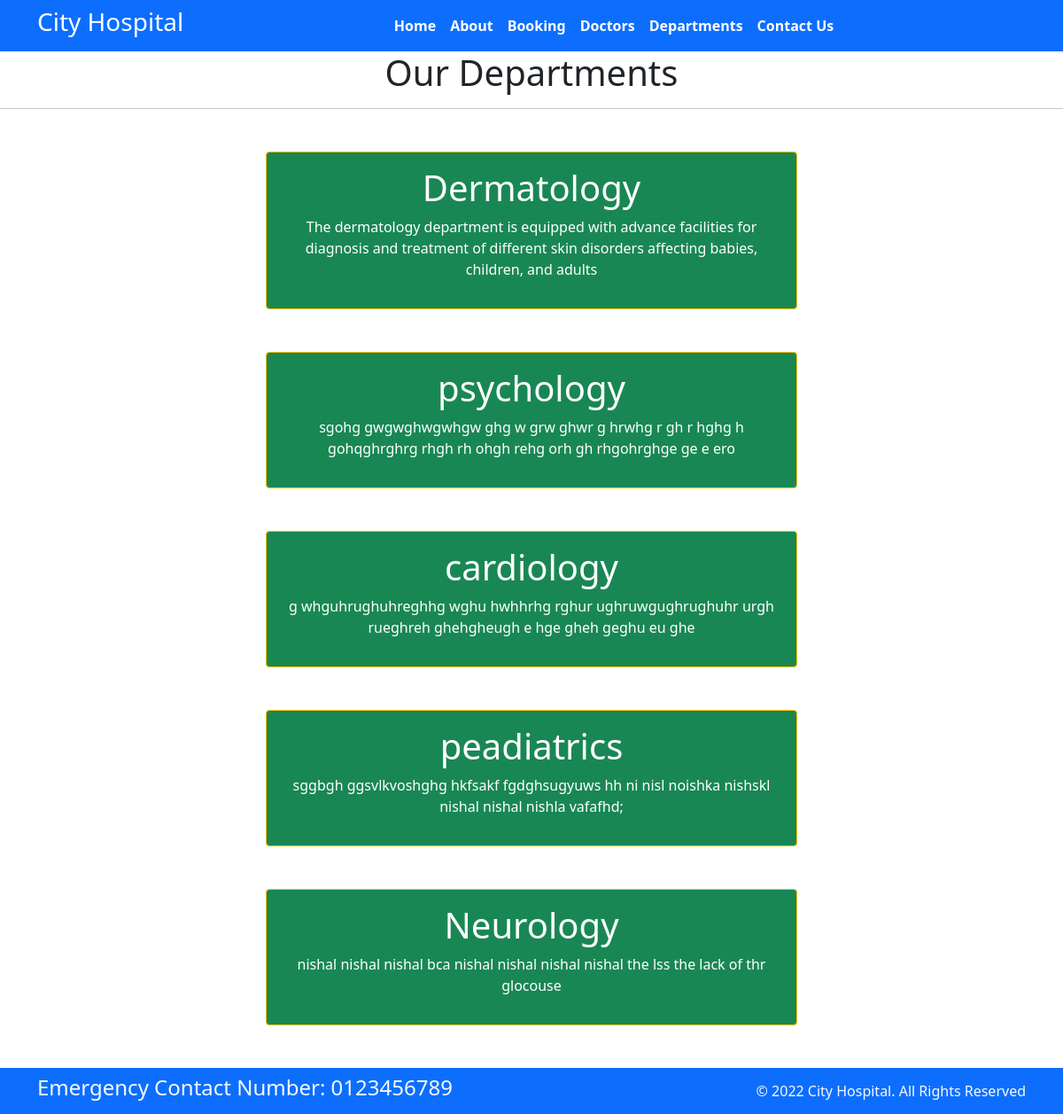
Screenshot of /department with the database file from the repository.
### home/models.py (models this page shows, shortened)
class Departments(models.Model):
    dep_name = models.CharField(max_length=100)
    dep_description = models.TextField()

### home/views.py (the view)
# urls.py: path('department', views.department, name='department'),
def department(request):
    dict_dept={
        'dept': Departments.objects.all()
    }
    return render(request, 'department.html', dict_dept)

### templates/department.html (shortened to what this page needs)
{% extends 'base.html'%}
{% block content%}
<h1 class="text-center"> Our Departments </h1>
<hr>
{% for d in dept %}
<div class="mx-auto w-50 bg-success text-center text-white p-3 my-5 border border-warning rounded">
    <h1>{{d.dep_name}}</h1>
    <p>{{d.dep_description}}</p>
</div>
{% endfor %}
{% endblock %}

### rows the page displays
Departments: dep_name "Dermatology", dep_description "The dermatology department is equipped with advance facilities for diagnosis and treatment of different skin disorders affecting babies, children, and adults"
Departments: dep_name "psychology", dep_description "sgohg gwgwghwgwhgw ghg w grw ghwr g hrwhg r gh r hghg h gohqghrghrg rhgh rh ohgh rehg orh gh rhgohrghge ge e ero"
Departments: dep_name "cardiology", dep_description "g whguhrughuhreghhg wghu hwhhrhg rghur ughruwgughrughuhr urgh rueghreh ghehgheugh e hge gheh geghu eu ghe"
Departments: dep_name "peadiatrics", dep_description "sggbgh ggsvlkvoshghg hkfsakf fgdghsugyuws hh ni nisl noishka nishskl nishal nishal nishla vafafhd;"
Departments: dep_name "Neurology", dep_description "nishal nishal nishal bca nishal nishal nishal nishal the lss the lack of thr glocouse"
